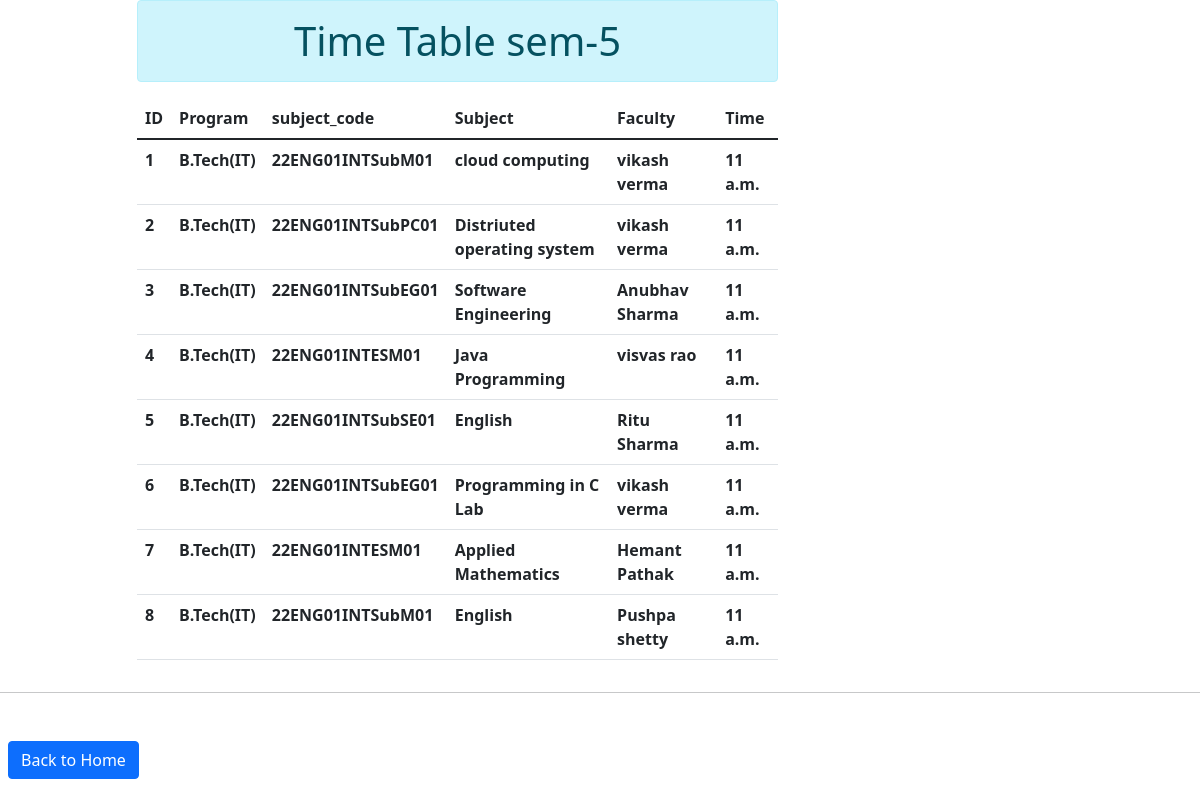
The app's page /sem5 (signed in) with its own data.
### timetableA/models.py (models this page shows)
class Sem5(models.Model):
    user = models.ForeignKey(User, on_delete=models.CASCADE,null=True)
    Program = models.CharField(max_length= 50)
    subject_code = models.CharField(max_length=50,null=True)
    subject = models.CharField(max_length=50)
    Faculty = models.CharField(max_length=50,null=True)
    time = models.TimeField(null=True)
    class Meta:
        verbose_name = 'Sem5'
        verbose_name_plural = 'Sem5'

### timetableA/views.py (the view)
# urls.py: path('sem5',views.sem5,name='sem5'),
@login_required
def sem5(request):
    timetablesem5 = Sem5.objects.all()
    return render(request, 'sem5.html',{'timetablesem5':timetablesem5})

### Templates/sem5.html (shortened to what this page needs)
<!DOCTYPE html>
<html lang="en">
<head>
    <link href="https://cdn.jsdelivr.net/npm/bootstrap@5.1.3/dist/css/bootstrap.min.css" rel="stylesheet">
</head>
<body>
    <!DOCTYPE html>
<html lang="en">
<head>
    <link href="https://cdn.jsdelivr.net/npm/bootstrap@5.1.3/dist/css/bootstrap.min.css" rel="stylesheet">
</head>
<body>
        <div class="container">
            <div class="row">
                <div class="col-sm-7 offset-1">
                    <h1 class="text-center alert alert-info">Time Table sem-5</h1>
                    {% if timetablesem5 %}
                    <table class="table table-hover">
                        <thead>
                          <tr>
                            <th scope="col">ID</th>
                            <th scope="col">Program</th>
                            <th scope="col">subject_code</th>
                            <th scope="col">Subject</th>
                            <th scope="col">Faculty</th>
                            <th scope="col">Time</th>
                          </tr>
                        </thead>
                        <tbody>
                            {% for st in timetablesem5 %}
                          <tr>
                            <th scope="row">{{st.id}}</th>
                            <th scope="row">{{st.Program}}</th>
                            <th scope="row">{{st.subject_code}}</th>
                            <th scope="row">{{st.subject}}</th>
                            <th scope="row">{{st.Faculty}}</th>
                            <th scope="row">{{st.time}}</th>
                          </tr>
                          {% endfor %}
                        </tbody>
                      </table>
                    {% else %}
                    <h1 class='text-center alert alert-danger'>no data</h1>
                    {% endif %}
                </div>
            </div>
        </div>
        <hr><br>
        <a  class="btn btn-primary m-2" href="{% url 'home' %}">Back to Home</a>
</body>
</html>
</body>
</html>

### records on screen
Sem5: id "1", Program "B.Tech(IT)", subject_code "22ENG01INTSubM01", subject "cloud computing", Faculty "vikash verma", time "11 a.m."
Sem5: id "2", Program "B.Tech(IT)", subject_code "22ENG01INTSubPC01", subject "Distriuted operating system", Faculty "vikash verma", time "11 a.m."
Sem5: id "3", Program "B.Tech(IT)", subject_code "22ENG01INTSubEG01", subject "Software Engineering", Faculty "Anubhav Sharma", time "11 a.m."
Sem5: id "4", Program "B.Tech(IT)", subject_code "22ENG01INTESM01", subject "Java Programming", Faculty "visvas rao", time "11 a.m."
Sem5: id "5", Program "B.Tech(IT)", subject_code "22ENG01INTSubSE01", subject "English", Faculty "Ritu Sharma", time "11 a.m."
Sem5: id "6", Program "B.Tech(IT)", subject_code "22ENG01INTSubEG01", subject "Programming in C Lab", Faculty "vikash verma", time "11 a.m."
Sem5: id "7", Program "B.Tech(IT)", subject_code "22ENG01INTESM01", subject "Applied Mathematics", Faculty "Hemant Pathak", time "11 a.m."
Sem5: id "8", Program "B.Tech(IT)", subject_code "22ENG01INTSubM01", subject "English", Faculty "Pushpa shetty", time "11 a.m."
